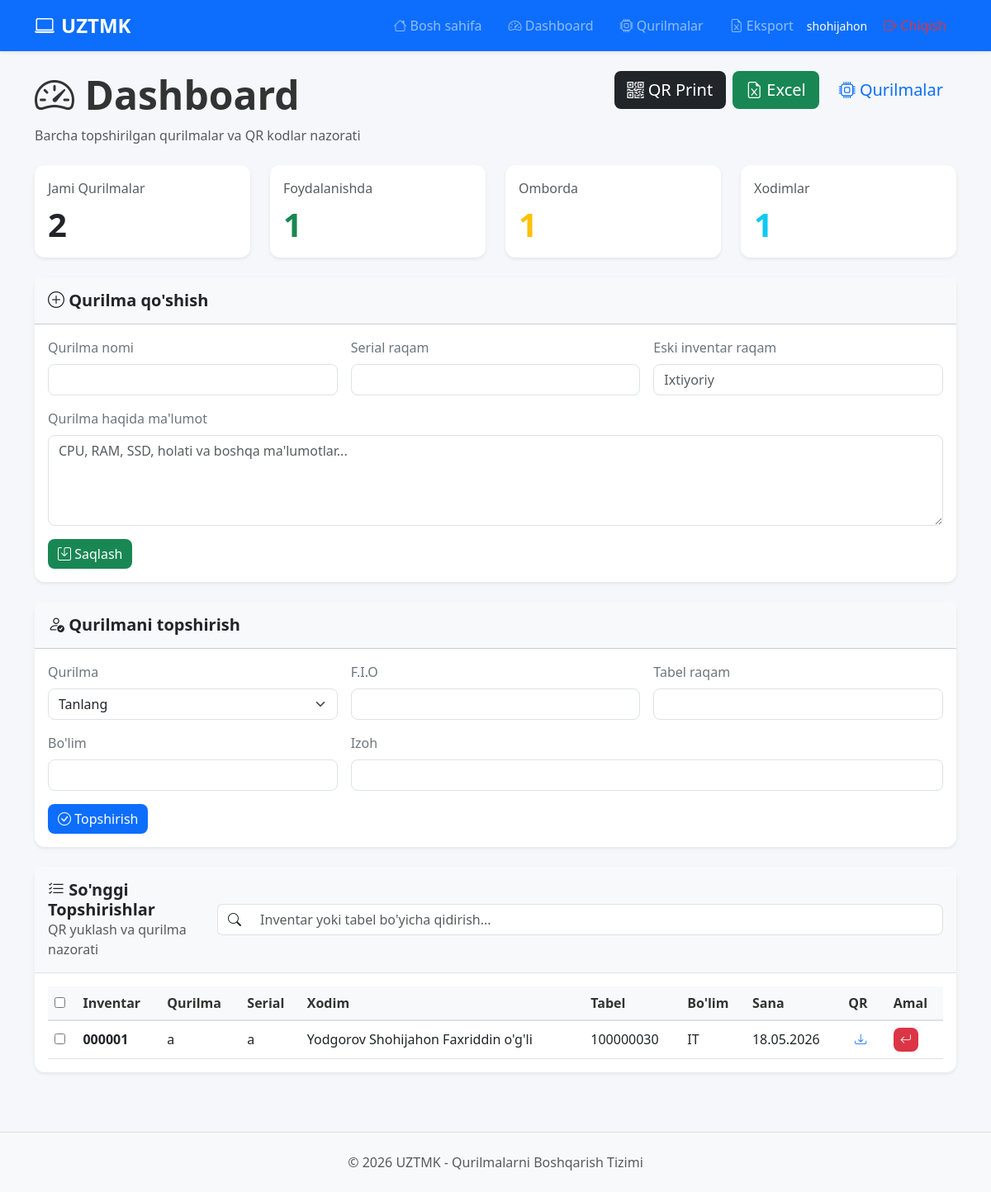
Page /dashboard/ (signed in) on the earlier database version.
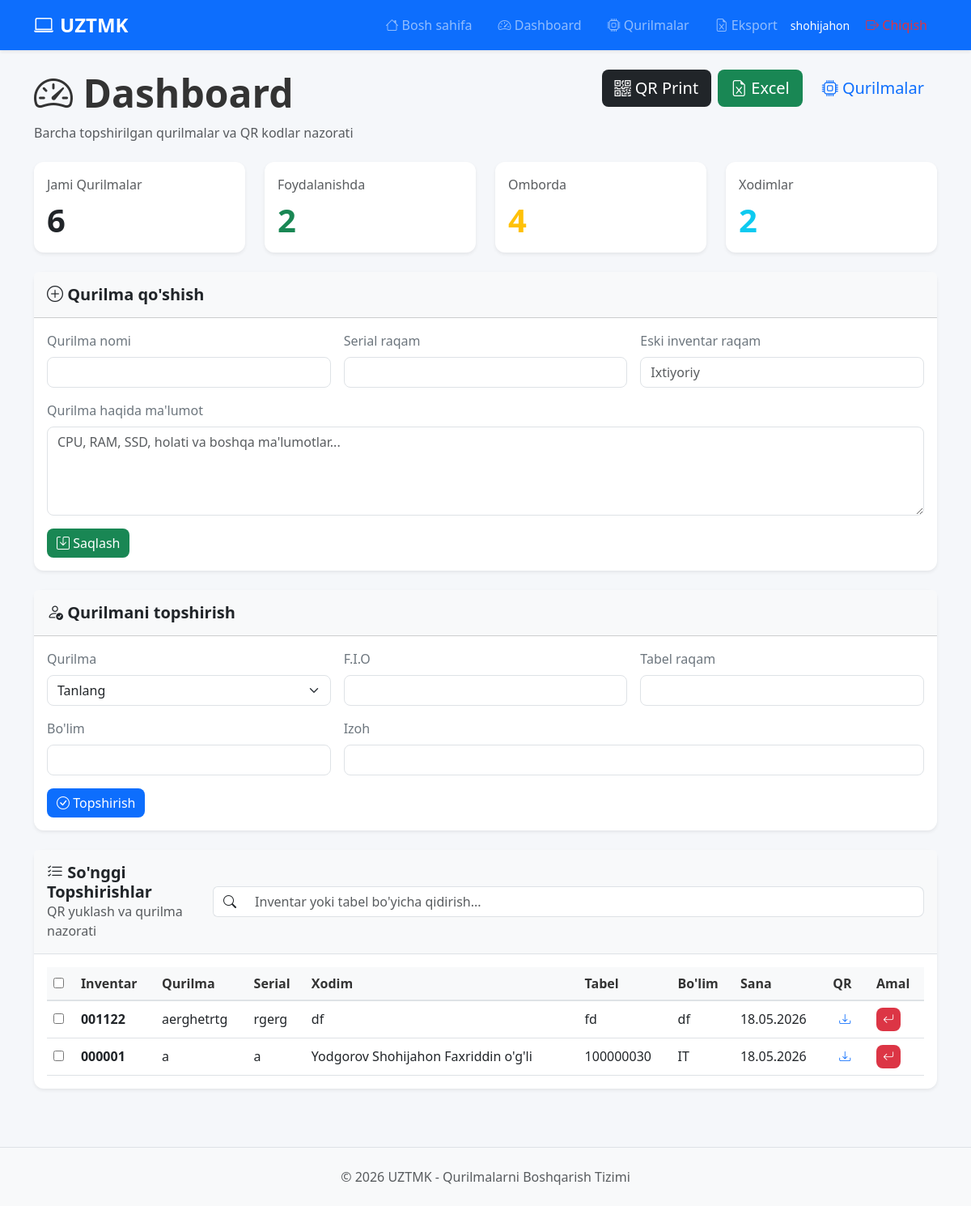
Same page on the later database version.
### assets/models.py (models this page shows, shortened)
class Assignment(models.Model):
    device = models.ForeignKey(Device, on_delete=models.CASCADE)
    employee = models.ForeignKey(Employee, on_delete=models.CASCADE)
    assigned_at = models.DateField(auto_now_add=True)
    note = models.TextField(blank=True)
    is_active = models.BooleanField(default=True)
    qr_code = models.ImageField(upload_to='qr_codes/', blank=True, null=True)

class Device(models.Model):
    STATUS_CHOICES = [
        ('warehouse', 'Omborda'),
        ('assigned', 'Berilgan'),
    ]
    inventory_number = models.CharField(
        max_length=20,
        unique=True,
        blank=True
    )
    name = models.CharField(
        max_length=255
    )
    serial_number = models.CharField(
        max_length=255
    )
    status = models.CharField(
        max_length=20,
        choices=STATUS_CHOICES,
        default='warehouse'
    )
    qr_code = models.ImageField(
        upload_to='qr_codes/',
        blank=True,
        null=True
    )
    description = models.TextField(
        blank=True,
        null=True
    )
    old_inventory_number = models.CharField(
        max_length=100,
        blank=True,
        null=True
    )
    is_auto_inventory = models.BooleanField(
        default=False
    )

class Employee(models.Model):
    tabel_number = models.CharField(max_length=20, unique=True)
    full_name = models.CharField(max_length=255)
    department = models.CharField(max_length=255)

### assets/views.py (the view)
# urls.py: path('dashboard/', dashboard, name='dashboard'),
@login_required
def dashboard(request):
    assignments = Assignment.objects.filter(
        is_active=True
    ).select_related(
        'device',
        'employee'
    ).order_by('-id')
    total_devices = Device.objects.count()
    assigned_devices = Device.objects.filter(status='assigned').count()
    available_devices = Device.objects.filter(status='warehouse').count()
    total_employees = Employee.objects.count()
    available_devices = Device.objects.filter(status='warehouse')
    available_devices_count = available_devices.count()
    return render(request, 'dashboard.html', {
        'available_devices': available_devices,
        'assignments': assignments,
        'total_devices': total_devices,
        'assigned_devices': assigned_devices,
        'available_devices': available_devices,
        'available_devices_count': available_devices_count,
        'total_employees': total_employees,
    })

### templates/dashboard.html (shortened to what the changed rows need)
{% extends 'base.html' %}
{% block content %}
<div class="mb-4 d-flex flex-column flex-lg-row justify-content-between gap-3 align-items-start">
    <div>
        <h1 class="display-5 fw-bold mb-2">
            <i class="bi bi-speedometer2"></i>
            Dashboard
        </h1>
    </div>
</div>
<div class="row g-4 mb-4">
    <div class="col-md-3">
        <div class="card border-0 shadow-sm h-100">
            <div class="card-body">
                <div class="text-muted mb-2">
                    Jami Qurilmalar
                </div>
                <div class="display-6 fw-bold">
                    {{ total_devices }}
                </div>
            </div>
        </div>
    </div>
    <div class="col-md-3">
        <div class="card border-0 shadow-sm h-100">
            <div class="card-body">
                <div class="text-muted mb-2">
                    Foydalanishda
                </div>
                <div class="display-6 fw-bold text-success">
                    {{ assigned_devices }}
                </div>
            </div>
        </div>
    </div>
    <div class="col-md-3">
        <div class="card border-0 shadow-sm h-100">
            <div class="card-body">
                <div class="text-muted mb-2">
                    Omborda
                </div>
                <div class="display-6 fw-bold text-warning">
                    {{ available_devices_count }}
                </div>
            </div>
        </div>
    </div>
    <div class="col-md-3">
        <div class="card border-0 shadow-sm h-100">
            <div class="card-body">
                <div class="text-muted mb-2">
                    Xodimlar
                </div>
                <div class="display-6 fw-bold text-info">
                    {{ total_employees }}
                </div>
            </div>
        </div>
    </div>
</div>
<div class="card border-0 shadow-sm">
    <div class="card-body">
        <div class="table-responsive">
            <table class="table table-hover align-middle">
                <thead class="table-light">
                    <tr>
                        <th>
                            <input type="checkbox" id="selectAll">
                        </th>
                        <th>Inventar</th>
                        <th>Qurilma</th>
                        <th>Serial</th>
                        <th>Xodim</th>
                        <th>Tabel</th>
                        <th>Bo'lim</th>
                        <th>Sana</th>
                        <th>QR</th>
                        <th>Amal</th>
                    </tr>
                </thead>
                <tbody id="dashboardTableBody">
                    {% for assignment in assignments %}
                    <tr>
                        <td>
                            <input
                                type="checkbox"
                                class="qr-checkbox"
                                value="{{ assignment.device.id }}"
                            >
                        </td>
                        <td>
                            <strong>
                                {{ assignment.device.inventory_number }}
                            </strong>
                        </td>
                        <td>
                            {{ assignment.device.name }}
                        </td>
                        <td>
                            {{ assignment.device.serial_number }}
                        </td>
                        <td>
                            {{ assignment.employee.full_name }}
                        </td>
                        <td>
                            {{ assignment.employee.tabel_number }}
                        </td>
                        <td>
                            {{ assignment.employee.department }}
                        </td>
                        <td>
                            {{ assignment.assigned_at|date:"d.m.Y" }}
                        </td>
                        <td>
                            {% if assignment.device.qr_code %}
                            <a
                                href="{{ assignment.device.qr_code.url }}"
                                download
                                class="btn btn-sm btn-outline-primary"
                            >
                                <i class="bi bi-download"></i>
                            </a>
                            {% else %}
                            <span class="text-muted">
                                Yo'q
                            </span>
                            {% endif %}
                        </td>
                        <td>
                            {% if assignment.device.status == 'assigned' %}
                            <button
                                class="btn btn-sm btn-danger return-btn"
                                data-id="{{ assignment.id }}"
                            >
                                <i class="bi bi-arrow-return-left"></i>
                            </button>
                            {% endif %}
                        </td>
                    </tr>
                    {% endfor %}
                </tbody>
            </table>
        </div>
    </div>
</div>
{% endblock %}

Differences in the rows shown:
added Assignment: device.inventory_number "001122", device.name "aerghetrtg", device.serial_number "rgerg", employee.full_name "df", employee.tabel_number "fd", employee.department "df", assigned_at "18.05.2026"
Other differences:
{{ total_devices }}: "2" → "6"
{{ assigned_devices }}: "1" → "2"
{{ available_devices_count }}: "1" → "4"
{{ total_employees }}: "1" → "2"
